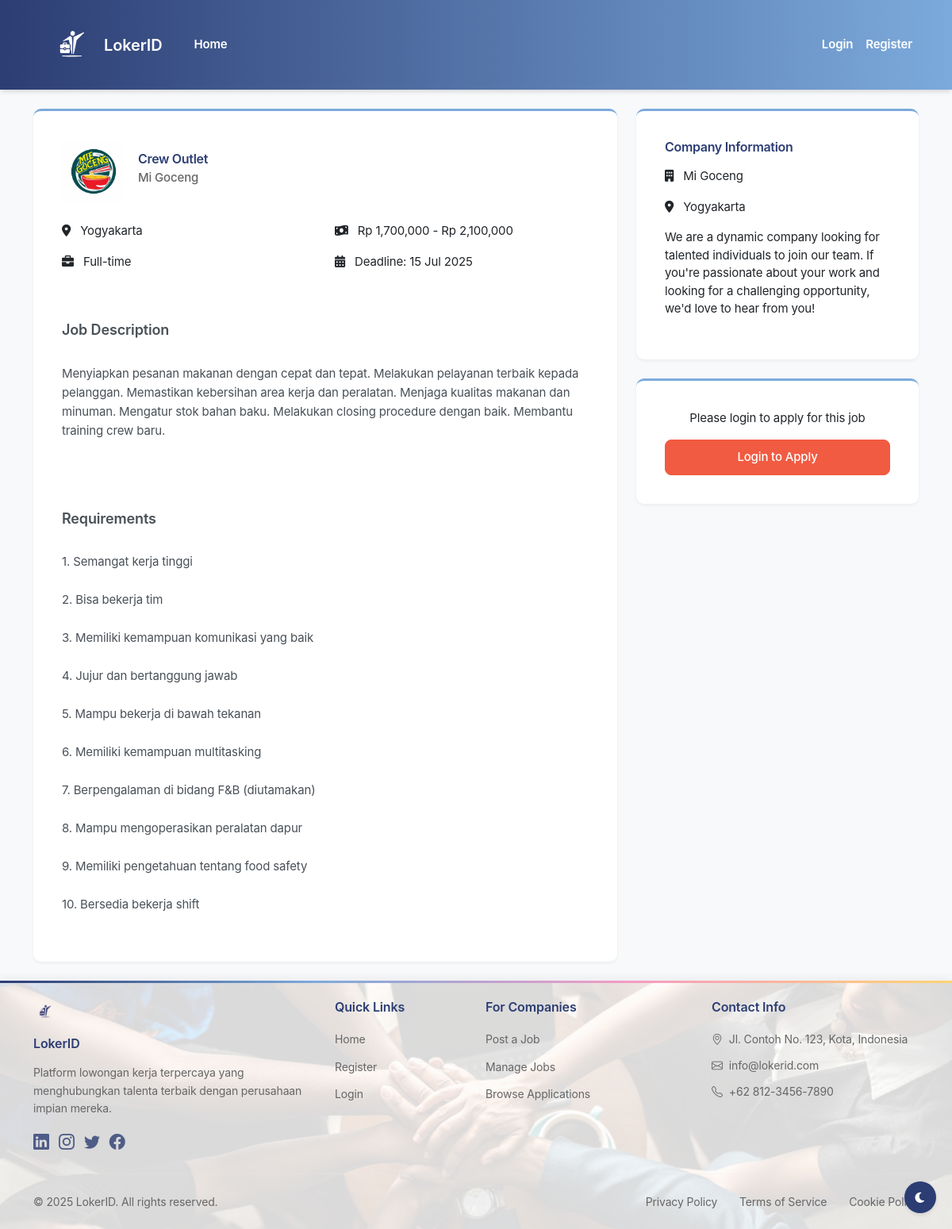
The page /job-detail.php?id=3 on the database its author committed.
### tables this page shows
CREATE TABLE job_listings (
    id INT PRIMARY KEY AUTO_INCREMENT,
    company_id INT NOT NULL,
    category_id INT NOT NULL,
    title VARCHAR(255) NOT NULL,
    job_type ENUM('Full-time', 'Part-time', 'Remote', 'Freelance') NOT NULL,
    salary_min DECIMAL(12,2),
    salary_max DECIMAL(12,2),
    location TEXT,
    description TEXT NOT NULL,
    requirements TEXT NOT NULL,
    deadline_date DATE NOT NULL,
    created_at TIMESTAMP DEFAULT CURRENT_TIMESTAMP,
    FOREIGN KEY (company_id) REFERENCES companies(id),
    FOREIGN KEY (category_id) REFERENCES job_categories(id)
);

CREATE TABLE companies (
    id INT PRIMARY KEY AUTO_INCREMENT,
    user_id INT NOT NULL,
    company_name VARCHAR(255) NOT NULL,
    logo_path VARCHAR(255),
    location TEXT,
    FOREIGN KEY (user_id) REFERENCES users(id)
);

### job-detail.php (the view, shortened to what this page needs)
<?php
require_once 'config/database.php';
$job_id = isset($_GET['id']) ? $_GET['id'] : null;
$stmt = $conn->prepare("
    SELECT
        j.*,
        c.company_name,
        c.logo_path,
        c.location as company_location,
        cat.name as category_name
    FROM job_listings j
    JOIN companies c ON j.company_id = c.id
    JOIN job_categories cat ON j.category_id = cat.id
    WHERE j.id = :job_id
");
$stmt->bindParam(':job_id', $job_id);
$stmt->execute();
$job = $stmt->fetch(PDO::FETCH_ASSOC);
?>
<!DOCTYPE html>
<html lang="en">
<head>
    <link href="https://cdn.jsdelivr.net/npm/bootstrap@5.3.0/dist/css/bootstrap.min.css" rel="stylesheet">
    <link rel="stylesheet" href="https://cdn.jsdelivr.net/npm/bootstrap-icons@1.11.3/font/bootstrap-icons.min.css">
    <link rel="stylesheet" href="https://cdnjs.cloudflare.com/ajax/libs/font-awesome/6.0.0/css/all.min.css">
    <link rel="stylesheet" href="assets/css/style.css">
</head>
<body>
    <?php include 'components/navbar.php'; ?>
    <div class="container mt-4">
        <div class="row">
            <div class="col-md-8">
                <div class="card mb-4">
                    <div class="card-body">
                        <div class="d-flex align-items-center mb-4">
                            <img src="<?php echo htmlspecialchars($job['logo_path']); ?>" alt="Company Logo" class="company-logo me-3" style="width: 80px; height: 80px; object-fit: contain;">
                            <div>
                                <h2 class="card-title mb-1"><?php echo htmlspecialchars($job['title']); ?></h2>
                                <h5 class="company-name text-muted"><?php echo htmlspecialchars($job['company_name']); ?></h5>
                            </div>
                        </div>
                        <div class="job-meta mb-4">
                            <div class="row">
                                <div class="col-md-6">
                                    <p><i class="fas fa-map-marker-alt me-2"></i> <?php echo htmlspecialchars($job['location']); ?></p>
                                    <p><i class="fas fa-briefcase me-2"></i> <?php echo htmlspecialchars($job['job_type']); ?></p>
                                </div>
                                <div class="col-md-6">
                                    <p><i class="fas fa-money-bill-wave me-2"></i> Rp <?php echo number_format($job['salary_min']); ?> - Rp <?php echo number_format($job['salary_max']); ?></p>
                                    <p><i class="fas fa-calendar-alt me-2"></i> Deadline: <?php echo date('d M Y', strtotime($job['deadline_date'])); ?></p>
                                </div>
                            </div>
                        </div>
                        <div class="job-description mb-4">
                            <h4>Job Description</h4>
                            <p><?php echo nl2br(htmlspecialchars($job['description'])); ?></p>
                        </div>
                        <div class="job-requirements mb-4">
                            <h4>Requirements</h4>
                            <?php echo nl2br(htmlspecialchars($job['requirements'])); ?>
                        </div>
                    </div>
                </div>
            </div>
            <div class="col-md-4">
                <div class="card mb-4">
                    <div class="card-body">
                        <h4 class="card-title mb-3">Company Information</h4>
                        <p><i class="fas fa-building me-2"></i> <?php echo htmlspecialchars($job['company_name']); ?></p>
                        <p><i class="fas fa-map-marker-alt me-2"></i> <?php echo htmlspecialchars($job['company_location']); ?></p>
                        <div class="company-description mt-3">
                            <p>We are a dynamic company looking for talented individuals to join our team. If you're passionate about your work and looking for a challenging opportunity, we'd love to hear from you!</p>
                        </div>
                    </div>
                </div>
                <?php if (isset($_SESSION['user_id']) && $_SESSION['user_role'] == 'job_seeker'): ?>
                    <div class="card">
                        <div class="card-body">
                            <a href="apply.php?id=<?php echo $job['id']; ?>" class="btn btn-primary btn-lg w-100">
                                Apply Now
                            </a>
                        </div>
                    </div>
                <?php elseif (!isset($_SESSION['user_id'])): ?>
                    <div class="card">
                        <div class="card-body">
                            <p class="text-center mb-3">Please login to apply for this job</p>
                            <a href="login.php" class="btn btn-primary btn-lg w-100">
                                Login to Apply
                            </a>
                        </div>
                    </div>
                <?php endif; ?>
            </div>
        </div>
    </div>
    <?php include 'components/footer.php'; ?>
    <button class="theme-toggle" id="themeToggle" title="Toggle Dark/Light Mode">
        <i class="fas fa-moon"></i>
    </button>
</body>
</html>

### assets/css/style.css (style rules this page uses)
:root { --primary: #2C3D73; --secondary: #7CAADC; --accent: #F49CC4; --highlight: #FFD372; --action: #F15B42; --light-bg: #F8F9FB; --border-color: #E2E8F0; --text-primary: #2C3D73; --text-secondary: #666666; --white: #FFFFFF; --card-bg: #FFFFFF; --body-bg: #F8F9FB; --navbar-bg: linear-gradient(to right, var(--primary), var(--secondary)); --shadow-color: rgba(0, 0, 0, 0.1); }
:root { --font-primary: -apple-system, BlinkMacSystemFont, "SF Pro Text", "Segoe UI", Roboto, "Helvetica Neue", Arial, sans-serif; --fs-base: 0.9375rem; --fs-sm: 0.875rem; --fs-lg: 1rem; --fs-xl: 1.125rem; --fs-2xl: 1.25rem; --lh-base: 1.5; --lh-tight: 1.25; }
body { transition: background-color 0.3s ease, color 0.3s ease; background-color: var(--body-bg); color: var(--text-primary); font-family: var(--font-primary); font-weight: 400; font-size: var(--fs-base); line-height: var(--lh-base); letter-spacing: -0.01em; min-height: 100vh; -webkit-font-smoothing: antialiased; -moz-osx-font-smoothing: grayscale; }
* { font-family: inherit; box-sizing: border-box; }
.company-logo { width: 50px; height: 50px; object-fit: cover; border-radius: 8px; }
.card { transition: transform 0.2s ease-in-out; background-color: var(--card-bg); border-color: var(--border-color); box-shadow: 0 2px 4px var(--shadow-color); }
.btn { font-weight: 500; padding: 0.625rem 1.25rem; border-radius: 8px; transition: all 0.2s ease; font-size: var(--fs-base); }
.btn-primary { background-color: var(--action); border-color: var(--action); color: var(--white); }
.card { border: none; background-color: var(--white); border-radius: 10px; box-shadow: 0 2px 4px rgba(0, 0, 0, 0.05); padding: 1.25rem; margin-bottom: 1rem; border-top: 3px solid var(--secondary); }
.card-title { font-weight: 600; font-size: var(--fs-lg); color: var(--text-primary); margin-bottom: 0.75rem; letter-spacing: -0.02em; }
.job-description, .job-requirements { white-space: pre-line; color: #495057; line-height: 1.6; }
.company-name { font-size: var(--fs-base); font-weight: 500; }
.btn { font-size: var(--fs-base); font-weight: 500; }
h2, .h2 { font-size: calc(var(--fs-2xl) * 1.25); font-weight: 700; }
h4, .h4 { font-size: var(--fs-xl); font-weight: 600; }
h5, .h5 { font-size: var(--fs-lg); font-weight: 600; }
.text-muted { color: var(--text-secondary) !important; }
.theme-toggle { position: fixed; bottom: 20px; right: 20px; z-index: 1000; background: var(--primary); color: var(--white); border: none; border-radius: 50%; width: 40px; height: 40px; display: flex; align-items: center; justify-content: center; cursor: pointer; box-shadow: 0 2px 5px var(--shadow-color); transition: all 0.3s ease; }

### rows shown on the page
job_listings: company.logo_path (picture), title "Crew Outlet", company.company_name "Mi Goceng", location "Yogyakarta", job_type "Full-time", salary_min "1,700,000", salary_max "2,100,000", deadline_date "15 Jul 2025", description "Menyiapkan pesanan makanan dengan cepat dan tepat. Melakukan pelayanan terbaik kepada pelanggan. Memastikan kebersihan area kerja dan peralatan. Menjaga kualitas makanan dan minuman. Mengatur stok bahan baku. Melakukan closing procedure dengan baik. Membantu training crew baru.", requirements "1. Semangat kerja tinggi 2. Bisa bekerja tim 3. Memiliki kemampuan komunikasi yang baik 4. Jujur dan bertanggung jawab 5. Mampu bekerja di bawah tekanan 6. Memiliki kemampuan multitasking 7. Berpengalaman di bidang F&B (diutamakan) 8. Mampu mengoperasikan peralatan dapur 9. Memiliki pengetahuan tentang food safety 10. Bersedia bekerja shift", company.location "Yogyakarta"
